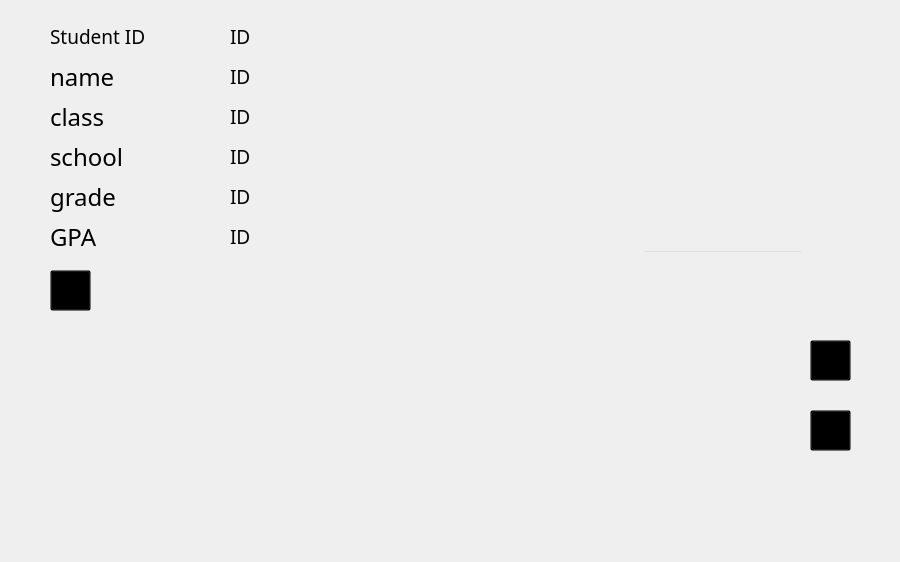
<?xml version="1.0" encoding="UTF-8"?>
<ui version="4.0">
 <class>stumanage</class>
 <widget class="QMainWindow" name="stumanage">
  <property name="geometry">
   <rect>
    <x>0</x>
    <y>0</y>
    <width>900</width>
    <height>562</height>
   </rect>
  </property>
  <property name="windowTitle">
   <string>Self Manager</string>
  </property>
  <widget class="QWidget" name="centralwidget">
   <widget class="QLabel" name="gpa">
    <property name="geometry">
     <rect>
      <x>230</x>
      <y>220</y>
      <width>158</width>
      <height>33</height>
     </rect>
    </property>
    <property name="font">
     <font>
      <family>PT Mono</family>
      <pointsize>14</pointsize>
     </font>
    </property>
    <property name="text">
     <string>ID</string>
    </property>
   </widget>
   <widget class="QLabel" name="sid">
    <property name="geometry">
     <rect>
      <x>230</x>
      <y>20</y>
      <width>158</width>
      <height>33</height>
     </rect>
    </property>
    <property name="font">
     <font>
      <family>PT Mono</family>
      <pointsize>14</pointsize>
     </font>
    </property>
    <property name="text">
     <string>ID</string>
    </property>
   </widget>
   <widget class="QLabel" name="name">
    <property name="geometry">
     <rect>
      <x>230</x>
      <y>60</y>
      <width>158</width>
      <height>33</height>
     </rect>
    </property>
    <property name="font">
     <font>
      <family>PT Mono</family>
      <pointsize>14</pointsize>
     </font>
    </property>
    <property name="text">
     <string>ID</string>
    </property>
   </widget>
   <widget class="QLabel" name="klass">
    <property name="geometry">
     <rect>
      <x>230</x>
      <y>100</y>
      <width>158</width>
      <height>33</height>
     </rect>
    </property>
    <property name="font">
     <font>
      <family>PT Mono</family>
      <pointsize>14</pointsize>
     </font>
    </property>
    <property name="text">
     <string>ID</string>
    </property>
   </widget>
   <widget class="QLabel" name="school">
    <property name="geometry">
     <rect>
      <x>230</x>
      <y>140</y>
      <width>158</width>
      <height>33</height>
     </rect>
    </property>
    <property name="font">
     <font>
      <family>PT Mono</family>
      <pointsize>14</pointsize>
     </font>
    </property>
    <property name="text">
     <string>ID</string>
    </property>
   </widget>
   <widget class="QLabel" name="grade">
    <property name="geometry">
     <rect>
      <x>230</x>
      <y>180</y>
      <width>158</width>
      <height>33</height>
     </rect>
    </property>
    <property name="font">
     <font>
      <family>PT Mono</family>
      <pointsize>14</pointsize>
     </font>
    </property>
    <property name="text">
     <string>ID</string>
    </property>
   </widget>
   <widget class="QTableWidget" name="lessont">
    <property name="geometry">
     <rect>
      <x>110</x>
      <y>290</y>
      <width>691</width>
      <height>231</height>
     </rect>
    </property>
    <property name="styleSheet">
     <string notr="true">QTableWidget 
{background-color: transparent;}
QScrollBar:vertical {
    background: url(images/pure_red.png);
    width: 0px;
    margin: 0px 0 0px 0;
}
QScrollBar::handle:vertical {
    background: rgb(195, 195, 195);
    min-height: 30px;
    margin: 0 1px 0 2px;
    border-radius: 3px;
    border: none;
}

QScrollBar:horizontal {
    height: 0px;
    margin: 0px 0 0px 0;
}
QScrollBar::handle:horizontal {
    background: rgb(195, 195, 195);
    min-width: 20px;
    margin: 2px 0px 1px 0px;
    border-radius: 3px;
    border: none;
}
QHeaderView::section
{
border-image:url(:/atqres_ico/pure_red.png);
height:30px;
spacing: 20px;
background-color:rgb(39,49,58);
color: white;

text-align: right;
font-family: Courier;
font-size:12px;
}</string>
    </property>
    <property name="showGrid">
     <bool>false</bool>
    </property>
   </widget>
   <widget class="QPushButton" name="addl">
    <property name="geometry">
     <rect>
      <x>810</x>
      <y>340</y>
      <width>41</width>
      <height>41</height>
     </rect>
    </property>
    <property name="styleSheet">
     <string notr="true">background:transparent;
border-image:url(:/atqres_ico/pluslite.png)</string>
    </property>
    <property name="text">
     <string/>
    </property>
   </widget>
   <widget class="QPushButton" name="add">
    <property name="geometry">
     <rect>
      <x>50</x>
      <y>270</y>
      <width>41</width>
      <height>41</height>
     </rect>
    </property>
    <property name="styleSheet">
     <string notr="true">background:transparent;
border-image:url(:/atqres_ico/pluslitelite.png)</string>
    </property>
    <property name="text">
     <string/>
    </property>
   </widget>
   <widget class="QPushButton" name="del">
    <property name="geometry">
     <rect>
      <x>810</x>
      <y>410</y>
      <width>41</width>
      <height>41</height>
     </rect>
    </property>
    <property name="styleSheet">
     <string notr="true">background:transparent;
border-image:url(:/atqres_ico/minuslite.png)</string>
    </property>
    <property name="text">
     <string/>
    </property>
   </widget>
   <widget class="QLineEdit" name="filter">
    <property name="geometry">
     <rect>
      <x>642</x>
      <y>250</y>
      <width>161</width>
      <height>21</height>
     </rect>
    </property>
    <property name="font">
     <font>
      <family>PT Mono</family>
      <pointsize>18</pointsize>
     </font>
    </property>
    <property name="styleSheet">
     <string notr="true">background:transparent;
border-image:url(:/atqres_ico/pure_gray_7.png)</string>
    </property>
    <property name="text">
     <string/>
    </property>
   </widget>
   <widget class="QLabel" name="sid_label_2">
    <property name="geometry">
     <rect>
      <x>50</x>
      <y>20</y>
      <width>158</width>
      <height>33</height>
     </rect>
    </property>
    <property name="font">
     <font>
      <family>PT Mono</family>
      <pointsize>14</pointsize>
     </font>
    </property>
    <property name="styleSheet">
     <string notr="true"/>
    </property>
    <property name="text">
     <string>Student ID</string>
    </property>
   </widget>
   <widget class="QLabel" name="grade_label_2">
    <property name="geometry">
     <rect>
      <x>50</x>
      <y>180</y>
      <width>158</width>
      <height>33</height>
     </rect>
    </property>
    <property name="font">
     <font>
      <family>PT Mono</family>
      <pointsize>18</pointsize>
     </font>
    </property>
    <property name="text">
     <string>grade</string>
    </property>
   </widget>
   <widget class="QLabel" name="name_label_2">
    <property name="geometry">
     <rect>
      <x>50</x>
      <y>60</y>
      <width>158</width>
      <height>33</height>
     </rect>
    </property>
    <property name="font">
     <font>
      <family>PT Mono</family>
      <pointsize>18</pointsize>
     </font>
    </property>
    <property name="styleSheet">
     <string notr="true"/>
    </property>
    <property name="text">
     <string>name</string>
    </property>
   </widget>
   <widget class="QLabel" name="gpa_label_2">
    <property name="geometry">
     <rect>
      <x>50</x>
      <y>220</y>
      <width>158</width>
      <height>33</height>
     </rect>
    </property>
    <property name="font">
     <font>
      <family>PT Mono</family>
      <pointsize>18</pointsize>
     </font>
    </property>
    <property name="text">
     <string>GPA</string>
    </property>
   </widget>
   <widget class="QLabel" name="school_label_2">
    <property name="geometry">
     <rect>
      <x>50</x>
      <y>140</y>
      <width>158</width>
      <height>33</height>
     </rect>
    </property>
    <property name="font">
     <font>
      <family>PT Mono</family>
      <pointsize>18</pointsize>
     </font>
    </property>
    <property name="text">
     <string>school</string>
    </property>
   </widget>
   <widget class="QLabel" name="klass_label_2">
    <property name="geometry">
     <rect>
      <x>50</x>
      <y>100</y>
      <width>158</width>
      <height>33</height>
     </rect>
    </property>
    <property name="font">
     <font>
      <family>PT Mono</family>
      <pointsize>18</pointsize>
     </font>
    </property>
    <property name="text">
     <string>class</string>
    </property>
   </widget>
   <widget class="QFrame" name="frame">
    <property name="geometry">
     <rect>
      <x>0</x>
      <y>0</y>
      <width>900</width>
      <height>562</height>
     </rect>
    </property>
    <property name="styleSheet">
     <string notr="true">background:transparent;
border-image:url(:/atqres_ico/tchm.png)</string>
    </property>
    <property name="frameShape">
     <enum>QFrame::StyledPanel</enum>
    </property>
    <property name="frameShadow">
     <enum>QFrame::Raised</enum>
    </property>
   </widget>
   <widget class="QFrame" name="blkframe">
    <property name="geometry">
     <rect>
      <x>0</x>
      <y>0</y>
      <width>900</width>
      <height>562</height>
     </rect>
    </property>
    <property name="styleSheet">
     <string notr="true">background:transparent;
border-image:url(:/atqres_ico/tchmblk.png)</string>
    </property>
    <property name="frameShape">
     <enum>QFrame::StyledPanel</enum>
    </property>
    <property name="frameShadow">
     <enum>QFrame::Raised</enum>
    </property>
   </widget>
   <zorder>frame</zorder>
   <zorder>blkframe</zorder>
   <zorder>gpa</zorder>
   <zorder>sid</zorder>
   <zorder>name</zorder>
   <zorder>klass</zorder>
   <zorder>school</zorder>
   <zorder>grade</zorder>
   <zorder>lessont</zorder>
   <zorder>addl</zorder>
   <zorder>add</zorder>
   <zorder>del</zorder>
   <zorder>filter</zorder>
   <zorder>sid_label_2</zorder>
   <zorder>grade_label_2</zorder>
   <zorder>name_label_2</zorder>
   <zorder>gpa_label_2</zorder>
   <zorder>school_label_2</zorder>
   <zorder>klass_label_2</zorder>
  </widget>
 </widget>
 <resources/>
 <connections/>
</ui>
